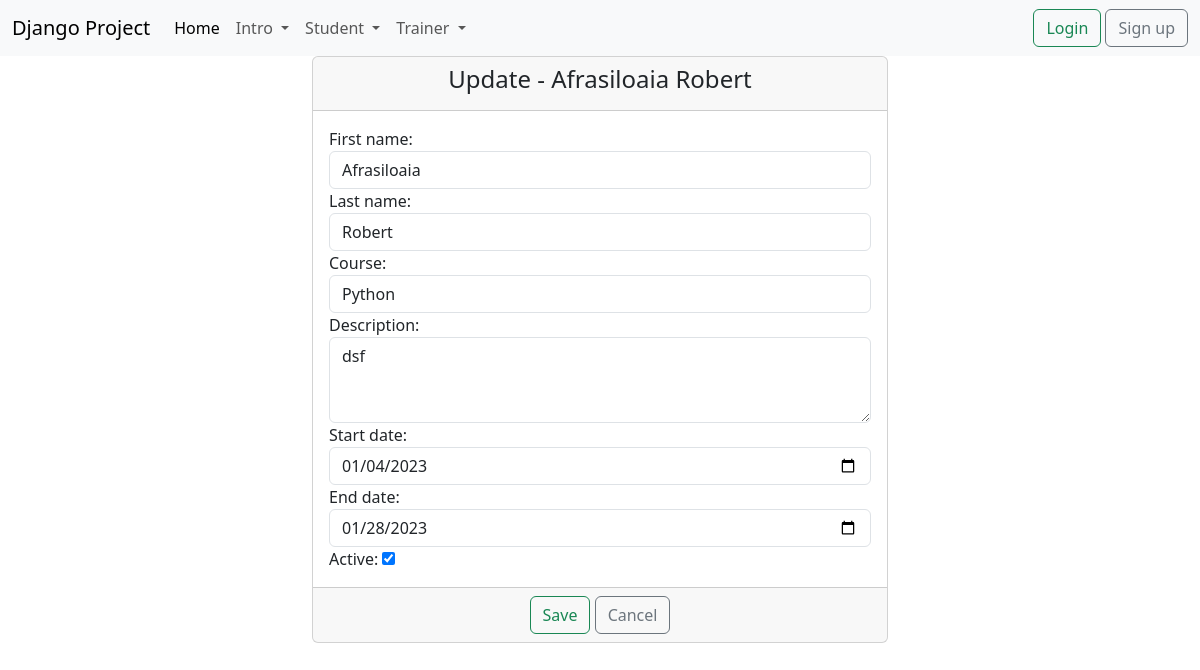
/update_trainer/2/, run on the app's committed database.
### trainer/models.py (models this page shows)
class Trainer(models.Model):
    first_name = models.CharField(max_length=20)
    last_name = models.CharField(max_length=20)
    course = models.CharField(max_length=50)
    description = models.TextField(max_length=300)
    start_date = models.DateField()
    end_date = models.DateField()
    active = models.BooleanField(default=True)
    created_at = models.DateTimeField(auto_now_add=True)
    updated_at = models.DateTimeField(auto_now=True)
    def __str__(self):
        return f'{self.first_name} {self.last_name}'

### trainer/views.py (the view, shortened to what this page needs)
# urls.py: path('update_trainer/<int:pk>/', views.TrainerUpdateView.as_view(), name='update-trainer'),
class TrainerUpdateView(UpdateView):
    template_name = 'trainer/update_trainer.html'
    model = Trainer
    form_class = TrainerUpdateForm

### trainer/forms.py
class TrainerUpdateForm(forms.ModelForm):
    class Meta:
        model = Trainer
        fields =['first_name', 'last_name', 'course', 'description', 'start_date',
                  'end_date', 'active']
        widgets = {
            'first_name': TextInput(attrs={'class': 'form-control',
                                           'placeholder': 'Please enter your first name'}),
            'last_name': TextInput(attrs={'class': 'form-control',
                                          'placeholder': 'Please enter your last name'}),
            'course': TextInput(attrs={'class': 'form-control',
                                       'placeholder': 'Enter course name'}),
            'description': Textarea(attrs={'class': 'form-control',
                                           'placeholder': 'Please enter your description',
                                           'rows': 3, 'cols': 10}),
            'start_date': DateInput(attrs={'class': 'form-control', 'type': 'date'}),
            'end_date': DateInput(attrs={'class': 'form-control', 'type': 'date'}),
        }

### templates/trainer/update_trainer.html (shortened to what this page needs)
{% extends 'base.html' %}
{% block content %}
    <div class="container-fluid">
        <div class="row">
            <div class="col-md-6 offset-md-3">
                <div class="card">
                    <div class="card-header">
                        <h4 class="text-center"> Update - {{ trainer }}</h4>
                    </div>
                    <form method="post">
                        <div class="card-body">
                            {{ form }}
                        </div>
                        <div class="card-footer text-center">
                            <button type="submit" class="btn btn-outline-success">Save</button>
                            <a href="{% url 'list-of-trainers' %}" class="btn btn-outline-secondary">Cancel</a>
                        </div>
                    </form>
                </div>
            </div>
        </div>
    </div>
{% endblock %}

### data on the page
Trainer: first_name+last_name "Afrasiloaia Robert", first_name "Afrasiloaia", last_name "Robert", course "Python", description "dsf", start_date "01/04/2023", end_date "01/28/2023", active "☑"
